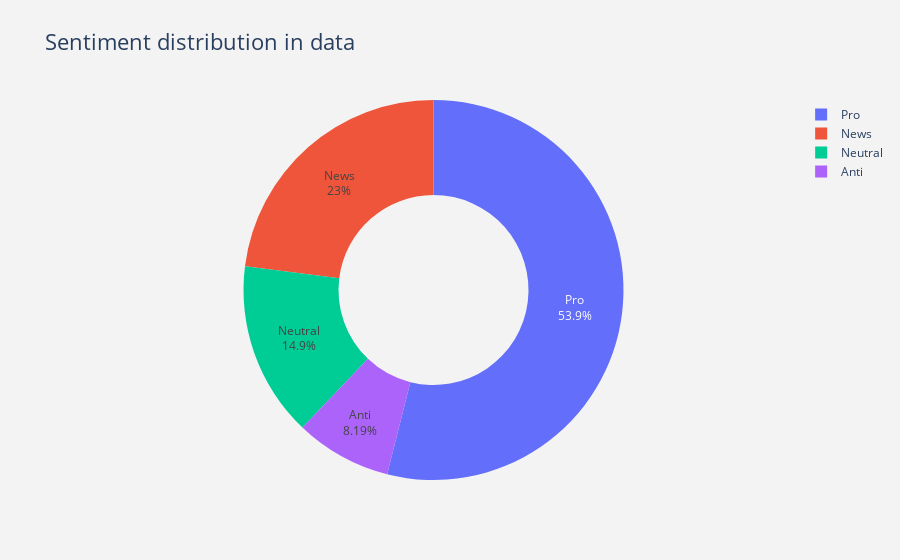

Notebook source saved alongside this figure:
### Markdown cell above
Based on the plot below we observe that sentiment distribution is disproportional with the pro climate change class taking up a large portion of the data.

### Code cell
# labels
lab =["Pro", "News", "Neutral", "Anti"]
# values
val = df_train.sentiment.value_counts().values.tolist()
# create pie chart
fig = px.pie(df_train, 
             values = val,
             names = lab,
             title = "Sentiment distribution in data",
             hole = .5
            )
# update traces
fig.update_traces(
            textposition = "inside",
            textinfo = "percent +label")
# update layout
fig.update_layout(
    title_font_size = 22,
    plot_bgcolor = "rgb(243,243,243)",
    paper_bgcolor= "rgb(243,243,243)")

### Figure 1 — Plotly figure (JSON) as saved in the notebook; plotly's stock layout.template omitted (floating-point values rounded to 4 significant figures)
{"data": [{"domain": {"x": [0, 1], "y": [0, 1]}, "hole": 0.5, "hovertemplate": "label=%{label}<br>value=%{value}<extra></extra>", "labels": ["Pro", "News", "Neutral", "Anti"], "legendgroup": "", "name": "", "showlegend": true, "textinfo": "percent+label", "textposition": "inside", "type": "pie", "values": [8530, 3640, 2353, 1296]}], "layout": {"legend": {"tracegroupgap": 0}, "paper_bgcolor": "rgb(243,243,243)", "plot_bgcolor": "rgb(243,243,243)", "title": {"font": {"size": 22}, "text": "Sentiment distribution in data"}}}
